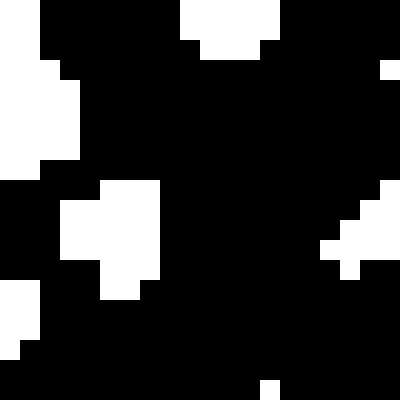
Frame 1 (no input)
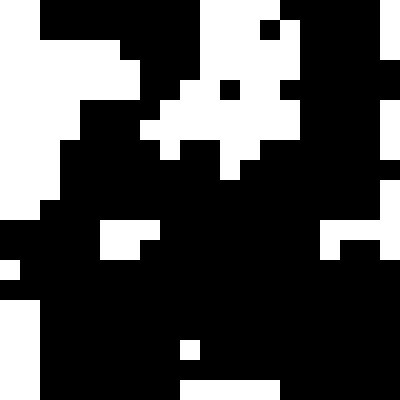
Frame 60 (the mouse pressed at the canvas centre just before this capture)
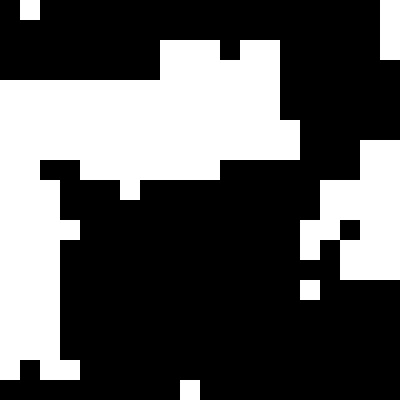
Frame 120 (the mouse held since frame 60 and released just before this capture)

The Processing sketch that drew these frames (run headless with seeded random() and noise(); from frame 60 on, the mouse is pressed at the canvas centre):

// Processing sketch: Liwen_Zhang_assignment_2
// ── Liwen_Zhang_assignment_2.pde
// "pattern", squares
//Liwen Zhang

// OK -- this is a fine start, but help me understand what I'm
// seeing and what your strategy is.  This is a pattern, for example,
// in only the barest sense:  While the grid is very repetitive, these
// completely random numbers throw everything into chaos, and makes
// it (nearly) impossible to find pattern.

// Having said that, we can generate some patterns in that space without
// too much trouble.  For example, using simple maths:
//
// 1.  In a large block full of smaller blocks, where the blocks
// are numbered, beginning top lefthand block, starting with 1;
// 1a. Divisible by 2? 3? 5?  (RGB, YES=255, NO = 0)
//
// Also -- you certainly can leave the code outside of
// a setup() or draw() function, but things are much
// easier later if you start by putting those
// functions in place.


//set basic statistics
int col;
void setup() {
  size(400, 400);
  noStroke();
}
// 400 pixels, 20 pixel side, 20 squares/row/col = 400.
// draw squares on horizontal lines
void draw() {
  float z = 1;
  // for an animated pattern, remove the
  // commenting bars from the next line:
  z = frameCount;
  for (int x = 0; x < width; x+=20) {
    //draw squares on vertical lines
    for (int y = 0; y < height; y+=20) {
      //paint the squares
      // col=color(random(255),random(255),random(255),127);
      int total = (y*20) + x; // which block are we on?

      // instead of random, let's use perlin noise
      // we'll link it to the x,y of your grid
      // noise() always returns a positive number
      // between 0 and 1.

      // stick with black and white for the nonce.
      // To make it easy, just round n (below)
      // and multiply by 255.
      float n;
      n = noise(x * 0.009, y * 0.009, z * 0.009);
      float n2;
      n2 = round(n);
      float n3;
      n3 = n2 * 255;

      // NB we could shorten this drastically:
      // 
      // float n = round(noise(x * 0.01, y * 0.01)) * 255;

      fill(n3);
      rect(x, y, 20, 20);
      // want more pattern?  Let's try symmetry
      // uncomment these lines (and if you
      // want, remove corresponding ones above -- but
      // you don't need to do so).

      // Look at tartan.pde in the expcomp-comments
      // directory for further experimentation on this
      // idea.

      /*
      n = round(noise(x * 0.009, y * 0.009, z * 0.009)) * 255;
       if (n==0) {
       fill(0);
       } else {
       fill(255);
       }
       rect(x, y, 20, 20);
       rect(y, x, 20, 20);
       rect(y, y, 20, 20);
       rect(x, x, 20, 20);
       */
    }
  }
}
